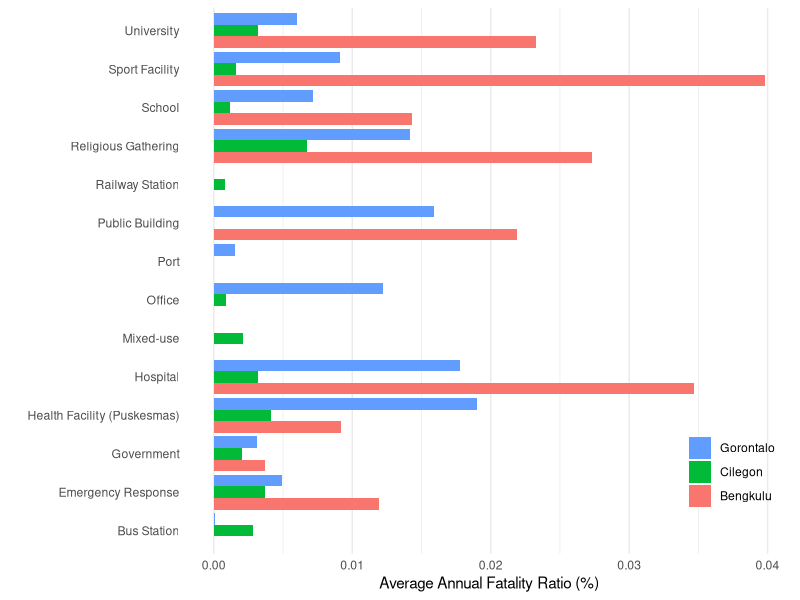
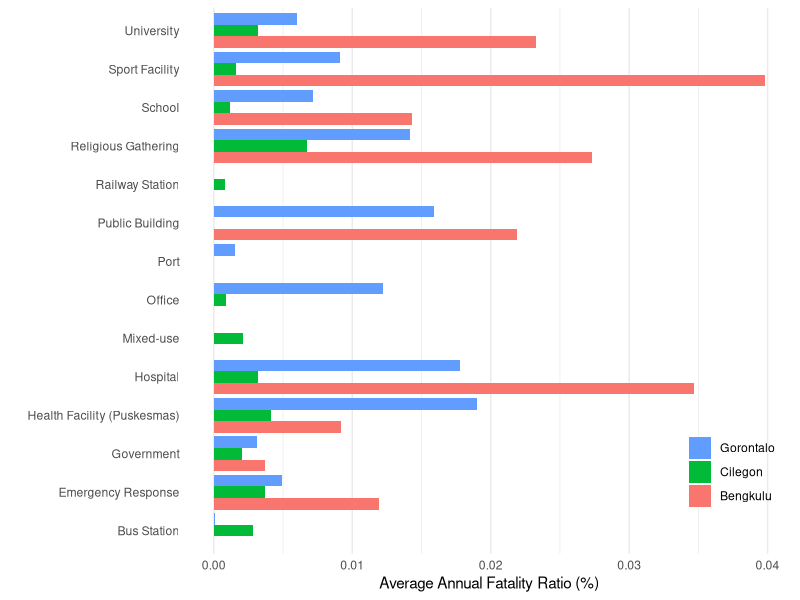

The R script that drew these images, in order:
library(tidyverse)

AAFR_All <- read_csv("Figure 67 - AAFR.csv")

AAFR_Long <- AAFR_All %>% pivot_longer(cols = !BuildingOccupancy,
                                                 names_to = "Region",
                                                 values_to = "AAFR")

ggplot(data = AAFR_Long)+
  geom_col(mapping = aes(x = AAFR,
                         y = BuildingOccupancy,
                         fill = Region),
           position = "dodge")+
  xlab("Average Annual Fatality Ratio (%)")+
  ylab("")+
  theme_bw()+
  theme_minimal()+
  theme(legend.position = c(0.9,0.15), 
        legend.direction = "vertical",
        legend.title = element_blank(),
        panel.grid.major.y = element_blank(), panel.grid.minor.y = element_blank(),
  )+
  guides(fill = guide_legend(reverse = TRUE))

ggsave("Figure 67 - AAFR per building occupancy.pdf",
       plot = last_plot(),
       width = 7.5,
       height = 5,
       units = "in")
